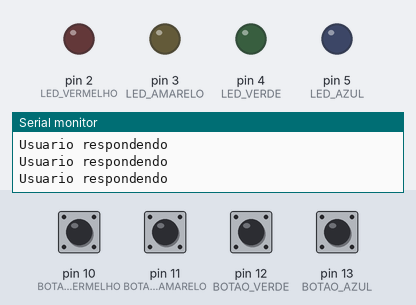
A sketch run on a simulated Arduino Uno, built with avr-gcc and run on an emulated ATmega328P. On the bench: output pins drawn as LEDs (lit = HIGH), the last lines printed to the serial monitor. Dashed ring = blinking. The inputs (shaded band) are chosen by the test bench; at power-on: pin 10 (BOTAO_VERMELHO), pin 11 (BOTAO_AMARELO), pin 12 (BOTAO_VERDE), pin 13 (BOTAO_AZUL) HIGH. Random numbers use the default seed unless the sketch sets one.

Above: at 3.8 s.
3.9 s: pin 10 (BOTAO_VERMELHO) pulled LOW for 0.65 s
At 4.8 s:
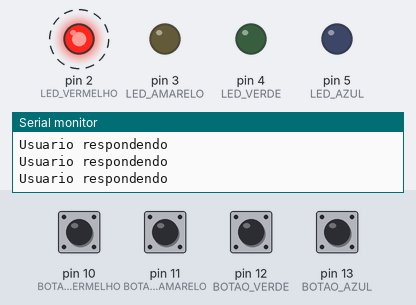
At 6.6 s:
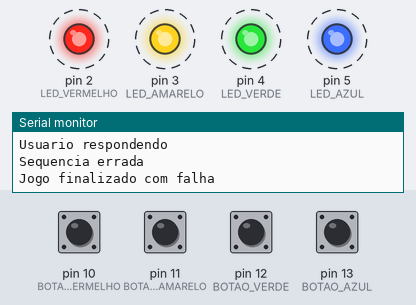
Timing chart, 0 to 13.7 s (numbered marks = the images above; inputs shaded):
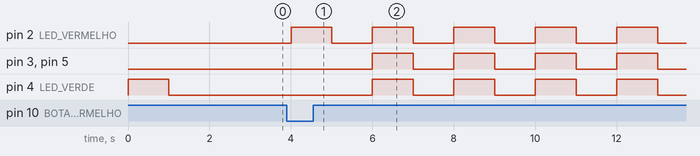

The sketch:

genius.ino
```cpp
#define LED_VERMELHO 2
#define LED_AMARELO 3
#define LED_VERDE 4
#define LED_AZUL 5

#define BOTAO_VERMELHO 10
#define BOTAO_AMARELO 11
#define BOTAO_VERDE 12
#define BOTAO_AZUL 13

#define TAMANHO_SEQUENCIA 4

#define UM_SEGUNDO 1000
#define MEIO_SEGUNDO 500

#define INDEFINIDO -1

enum Estados {
  PRONTO_PARA_PROXIMA_RODADA,
  USUARIO_RESPONDENDO,
  JOGO_FINALIZADO_SUCESSO,
  JOGO_FINALIZADO_FALHA
};

int sequenciaLuzes[TAMANHO_SEQUENCIA];

int rodada = 0;

int ledsRespondidos = 0;

void setup() {
  Serial.begin(9600);

  iniciaPortas();
  iniciaJogo();
}

void iniciaPortas() {
  pinMode(LED_VERDE, OUTPUT);
  pinMode(LED_AMARELO, OUTPUT);
  pinMode(LED_VERMELHO, OUTPUT);
  pinMode(LED_AZUL, OUTPUT);

  pinMode(BOTAO_VERDE, INPUT_PULLUP);
  pinMode(BOTAO_AMARELO, INPUT_PULLUP);
  pinMode(BOTAO_VERMELHO, INPUT_PULLUP);
  pinMode(BOTAO_AZUL, INPUT_PULLUP);

}

void iniciaJogo() {

  int jogo = analogRead(0);
  randomSeed(jogo);

  for (int i = 0; i < TAMANHO_SEQUENCIA; i++) {
    sequenciaLuzes[i] = sorteiaCor();
  }
}

int sorteiaCor() {
  return random(LED_VERDE, LED_AZUL + 1);
}

void loop() {
  switch (estadoAtual()) {
    case PRONTO_PARA_PROXIMA_RODADA:
      Serial.println("Pronto para a proxima rodada");
      preparaNovaRodada();
      break;
    case USUARIO_RESPONDENDO:
      Serial.println("Usuario respondendo");
      processaRespostaUsuario();
      break;
    case JOGO_FINALIZADO_SUCESSO:
      Serial.println("Jogo finalizado com sucesso");
      jogoFinalizadoSucesso();
      break;
    case JOGO_FINALIZADO_FALHA:
      Serial.println("Jogo finalizado com falha");
      jogoFinalizadoFalha();
      break;
  }
  delay(MEIO_SEGUNDO);

}

void preparaNovaRodada() {
  rodada++;
  ledsRespondidos = 0;
  if (rodada <= TAMANHO_SEQUENCIA) {
    tocaLedsRodada();
  }
}

void processaRespostaUsuario() {
  int resposta = checaRespostaJogador();

  if (resposta == INDEFINIDO) {
    return;
  }

  if (resposta == sequenciaLuzes[ledsRespondidos]) {
    ledsRespondidos++;
  } else {
    Serial.println("Sequencia errada");
    rodada = TAMANHO_SEQUENCIA + 2;
  }
}

int estadoAtual() {
  if (rodada <= TAMANHO_SEQUENCIA) {
    if (ledsRespondidos == rodada) {
      return PRONTO_PARA_PROXIMA_RODADA;
    } else {
      return USUARIO_RESPONDENDO;
    }
  } else if (rodada == TAMANHO_SEQUENCIA + 1) {
    return JOGO_FINALIZADO_SUCESSO;
  } else {
    return JOGO_FINALIZADO_FALHA;
  }
}

void tocaLedsRodada() {
  for (int i = 0; i < rodada; i++) {
    piscaLed(sequenciaLuzes[i]);
  }
}

int checaRespostaJogador() {
  if (digitalRead(BOTAO_VERDE) == LOW) {
    return piscaLed(LED_VERDE);
  }
  if (digitalRead(BOTAO_AMARELO) == LOW) {
    return piscaLed(LED_AMARELO);
  }
  if (digitalRead(BOTAO_VERMELHO) == LOW) {
    return piscaLed(LED_VERMELHO);
  }
  if (digitalRead(BOTAO_AZUL) == LOW) {
    return piscaLed(LED_AZUL);
  }

  return INDEFINIDO;
}

void jogoFinalizadoSucesso() {
  piscaLed(LED_VERDE);
  piscaLed(LED_AMARELO);
  piscaLed(LED_VERMELHO);
  piscaLed(LED_AZUL);
  delay(MEIO_SEGUNDO);
}

void jogoFinalizadoFalha() {
  digitalWrite(LED_VERDE,HIGH);
  digitalWrite(LED_AMARELO,HIGH);
  digitalWrite(LED_VERMELHO,HIGH);
  digitalWrite(LED_AZUL,HIGH);
  delay(UM_SEGUNDO);
  digitalWrite(LED_VERDE,LOW);
  digitalWrite(LED_AMARELO,LOW);
  digitalWrite(LED_VERMELHO,LOW);
  digitalWrite(LED_AZUL,LOW);
  delay(MEIO_SEGUNDO);
}

int piscaLed(int portaLed) {

  digitalWrite(portaLed,HIGH);
  delay(UM_SEGUNDO);
  digitalWrite(portaLed,LOW);
  delay(MEIO_SEGUNDO);

  return portaLed;
}

int calculaTempoLed() {
  int potenciometro = analogRead(1);
  Serial.println(potenciometro);
  return potenciometro;
}
```

Measured:
- after the input at 3.9 s, pin 2 (LED_VERMELHO): alternates HIGH for 1.0 s and LOW for 1.0 s, starting after 0.10 s; pin 3 (LED_AMARELO), pin 4 (LED_VERDE), pin 5 (LED_AZUL): alternates HIGH for 1.0 s and LOW for 1.0 s, starting after 2.1 s
